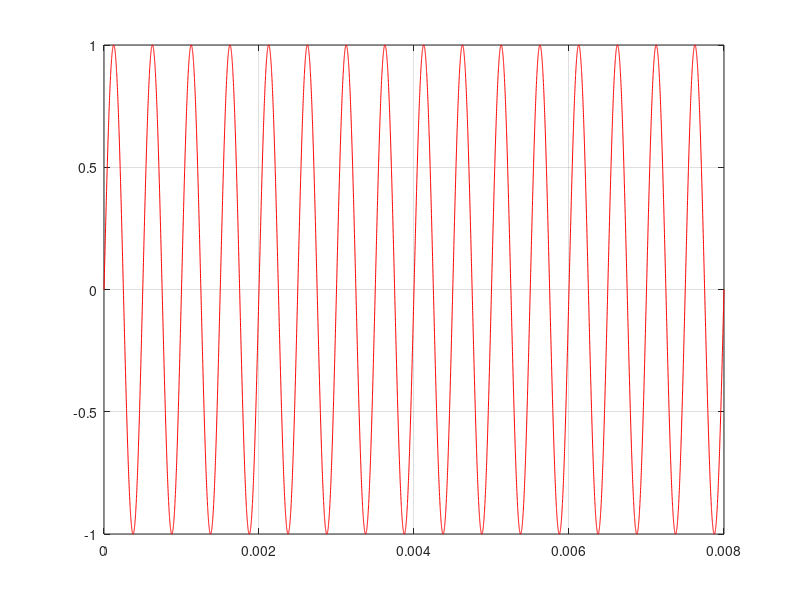
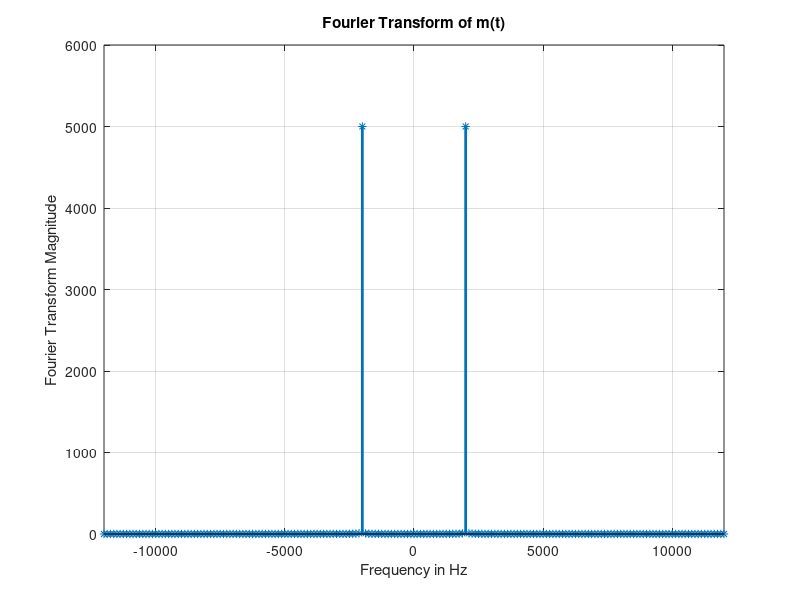

MATLAB code for these plots, in order:
clc;clear;close all;
tmin = 0; tmax = 8*10^(-3); step = (tmax-tmin)/10000;
t = tmin:step:tmax;  % 1/step = Frequency of Sampling
fm = 2*10^3;    
Vm = 1;     
m = Vm*sin(2*pi*fm*t);
plot(t,m,'r')
grid on 

%%% FFT or Fast Fourier Transform from m(t)
FFT_length = length(m);
Frequency = linspace(-1,1,FFT_length)/step/2; % define freq. between -Fs/2 to Fs/2
M = fftshift(fft(m,FFT_length)); % fourier transform
figure;
stem(Frequency, abs(M),'-*','linewidth',2) % abs is beacause of magnitude
grid on;title('Fourier Transform of m(t)');
xlabel('Frequency in Hz');ylabel('Fourier Transform Magnitude')
xlim([-6*fm +6*fm])